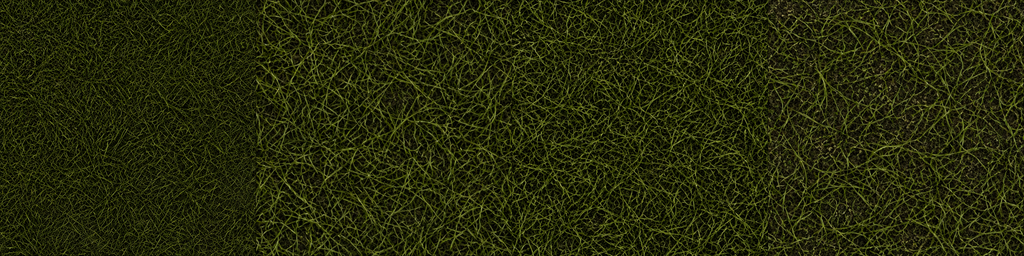
#> input picture assets/terrain-hd/grass-atlas.png, 1024 x 256 px
$ python -i match_brightness.py   (imports and definitions only)
#> lines starting #> are read from the running program, lines starting #| are printed output that depends on the picture
#> further down, picture is the input picture: PIL image 1024x256 RGBA; mean R, G, B, A 38.2, 41.8, 10.8, 255
"""Match approved HD texture brightness to historical originals, offline.

Only RGB values change. Pixel positions, dimensions and alpha remain exact.
Repeated runs always start from the approved uncalibrated PNGs.
"""
from pathlib import Path
from collections import deque
import argparse
import json
from PIL import Image, ImageChops, ImageStat

ROOT = Path(__file__).resolve().parent
WEIGHTS = (.2126, .7152, .0722)
INPUTS = {
    1971: ('grass-atlas.png', 'grass-original.png', 4, 1),
    1970: ('soil-atlas.png', 'soil-original.png', 4, 1),
    3242: ('grass-spot-hd.png', 'grass-spot-original.png', 1, 1),
    6286: ('grass1-spot-hd.png', 'grass1-spot-original.png', 1, 1),
    1906: ('grass-sprites-hd.png', 'grass-sprites-original.png', 4, 4),
}


def stored_luma(im, premultiply=False):
#> called with premultiply = False
    r, g, b, a = im.convert('RGBA').split()
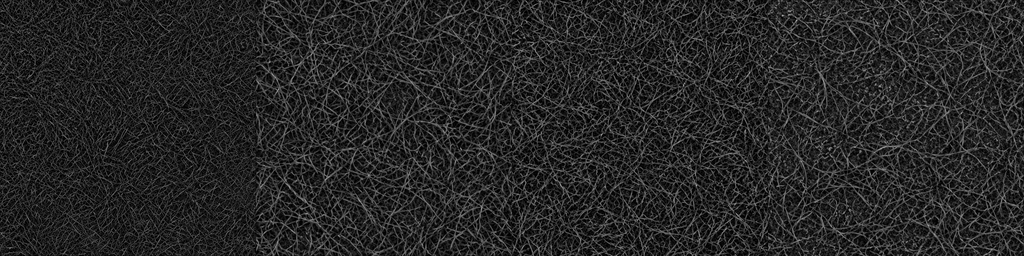
#> r: PIL image 1024x256 L; min 0, max 179, mean 38.2
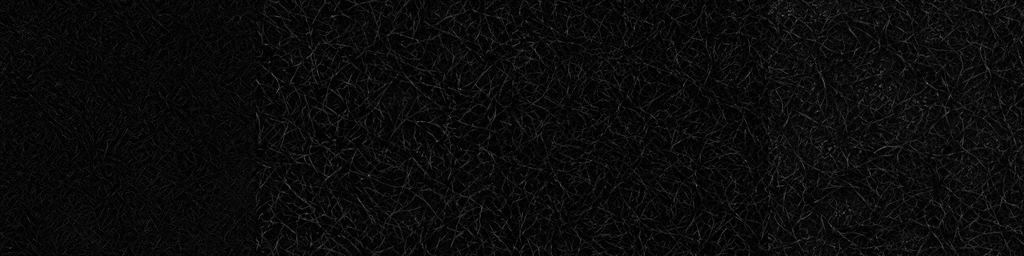
#> b: PIL image 1024x256 L; min 0, max 111, mean 10.8
#> a: PIL image 1024x256 L; every value is 255
    if premultiply:
        r, g, b = [ImageChops.multiply(channel, a) for channel in (r, g, b)]
    mean = ImageStat.Stat(Image.merge('RGB', (r, g, b))).mean
#> mean = [38.21, 41.82, 10.84]
    return sum(weight * value for weight, value in zip(WEIGHTS, mean))


# [253 lines left out: functions apply_gain, apply_gain_with_ordered_rounding, pad_rgb_under_source_mask, match_cell, source_straight_rgb, restore_source_regions and 1 more, not called in this run]


# [5 lines not run here, left out]

>>> from PIL import Image
>>> picture = Image.open('grass-atlas.png')
>>> result = stored_luma(picture)
#> result = 38.82

$ run again, on assets/terrain-hd/grass-approved.png
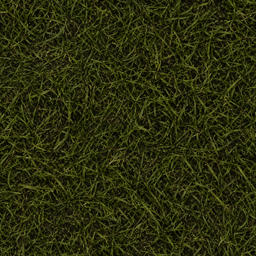
#> input picture assets/terrain-hd/grass-approved.png, 256 x 256 px
#> picture is the input picture: PIL image 256x256 RGB; mean R, G, B 43.2, 45.6, 12.5
#> in stored_luma, `r, g, b, a = im.convert('RGBA').split()`:
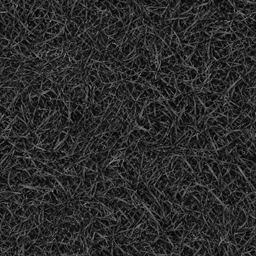
#> r: PIL image 256x256 L; min 0, max 143, mean 43.2
#> in stored_luma, `r, g, b, a = im.convert('RGBA').split()`:
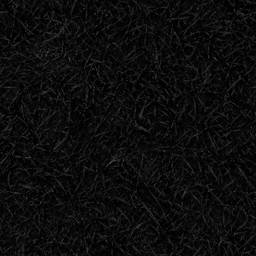
#> b: PIL image 256x256 L; min 0, max 81, mean 12.5
#> a: PIL image 256x256 L; every value is 255
#> mean = [43.17, 45.58, 12.51]
#> result = 42.68

$ run again, on assets/terrain-hd/grass-generated.png
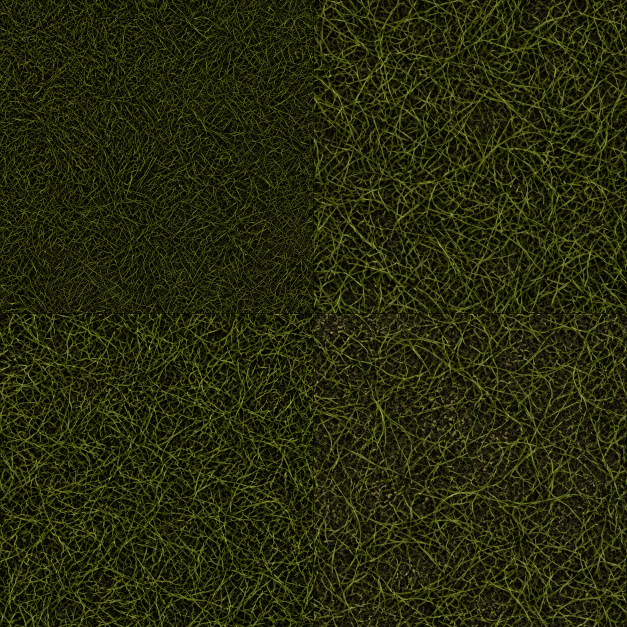
#> input picture assets/terrain-hd/grass-generated.png, 1254 x 1254 px (shown at 1/2 size)
#> picture is the input picture: PIL image 1254x1254 RGB; mean R, G, B 38.1, 41.7, 10.7
#> in stored_luma, `r, g, b, a = im.convert('RGBA').split()`:
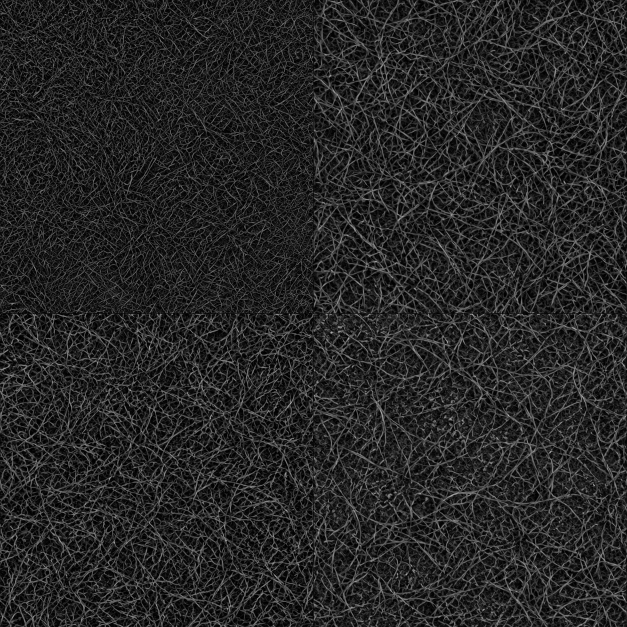
#> r: PIL image 1254x1254 L (shown at 1/2 size); min 0, max 215, mean 38.1
#> in stored_luma, `r, g, b, a = im.convert('RGBA').split()`:
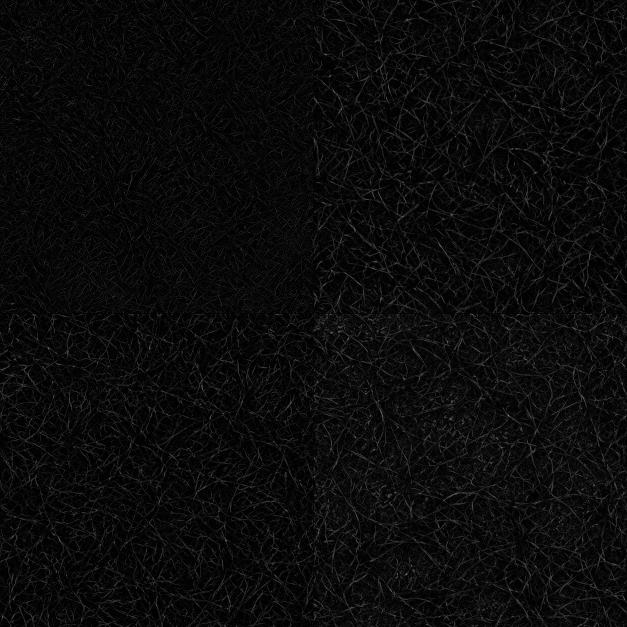
#> b: PIL image 1254x1254 L (shown at 1/2 size); min 0, max 152, mean 10.7
#> a: PIL image 1254x1254 L; every value is 255
#> mean = [38.09, 41.71, 10.72]
#> result = 38.71

$ run again, on assets/terrain-hd/grass-spot-generated.png
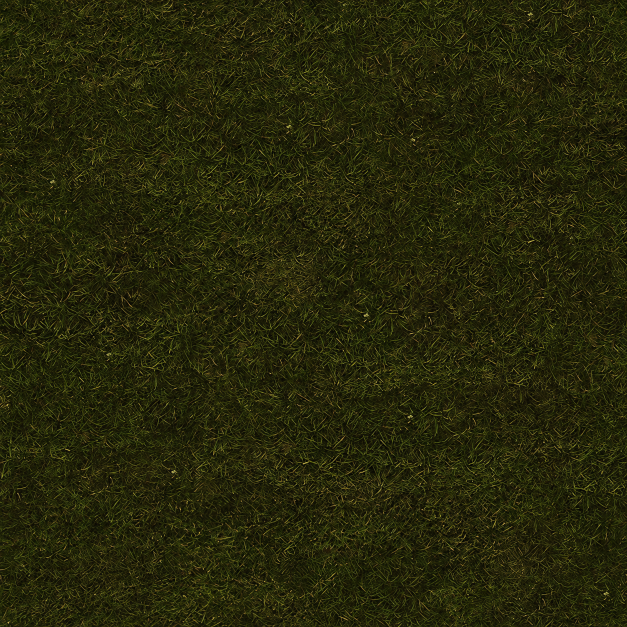
#> input picture assets/terrain-hd/grass-spot-generated.png, 1254 x 1254 px (shown at 1/2 size)
#> picture is the input picture: PIL image 1254x1254 RGB; mean R, G, B 38, 38.7, 10.4
#> in stored_luma, `r, g, b, a = im.convert('RGBA').split()`:
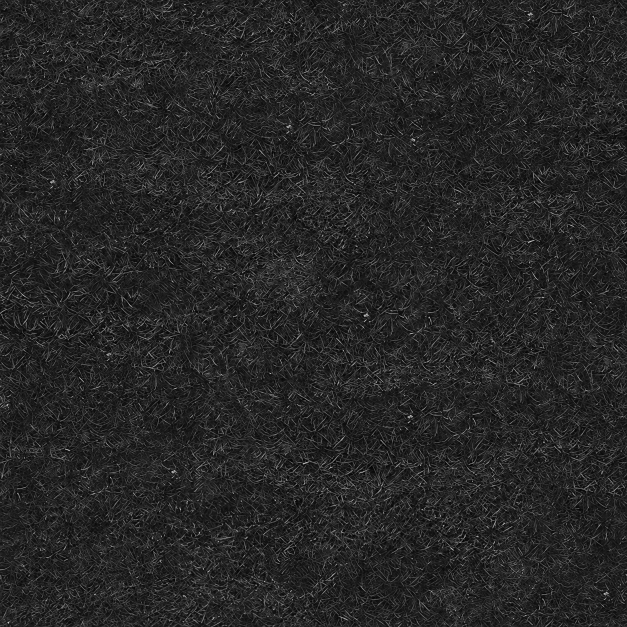
#> r: PIL image 1254x1254 L (shown at 1/2 size); min 0, max 243, mean 38
#> in stored_luma, `r, g, b, a = im.convert('RGBA').split()`:
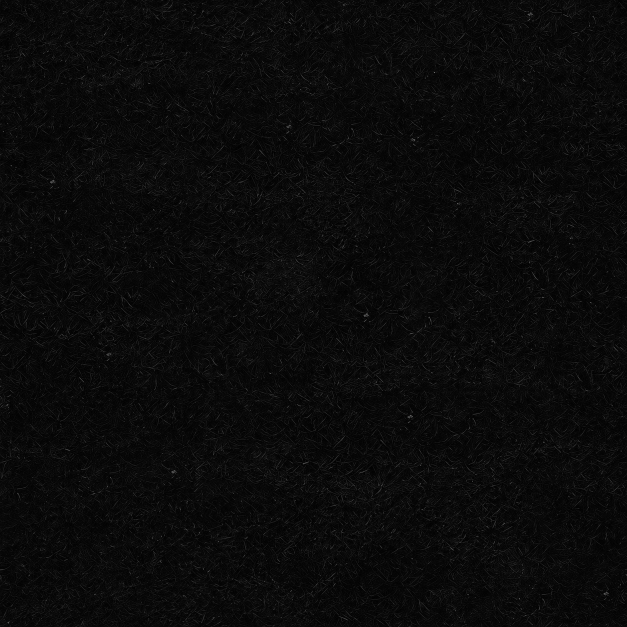
#> b: PIL image 1254x1254 L (shown at 1/2 size); min 0, max 145, mean 10.4
#> a: PIL image 1254x1254 L; every value is 255
#> mean = [38.03, 38.74, 10.36]
#> result = 36.54
